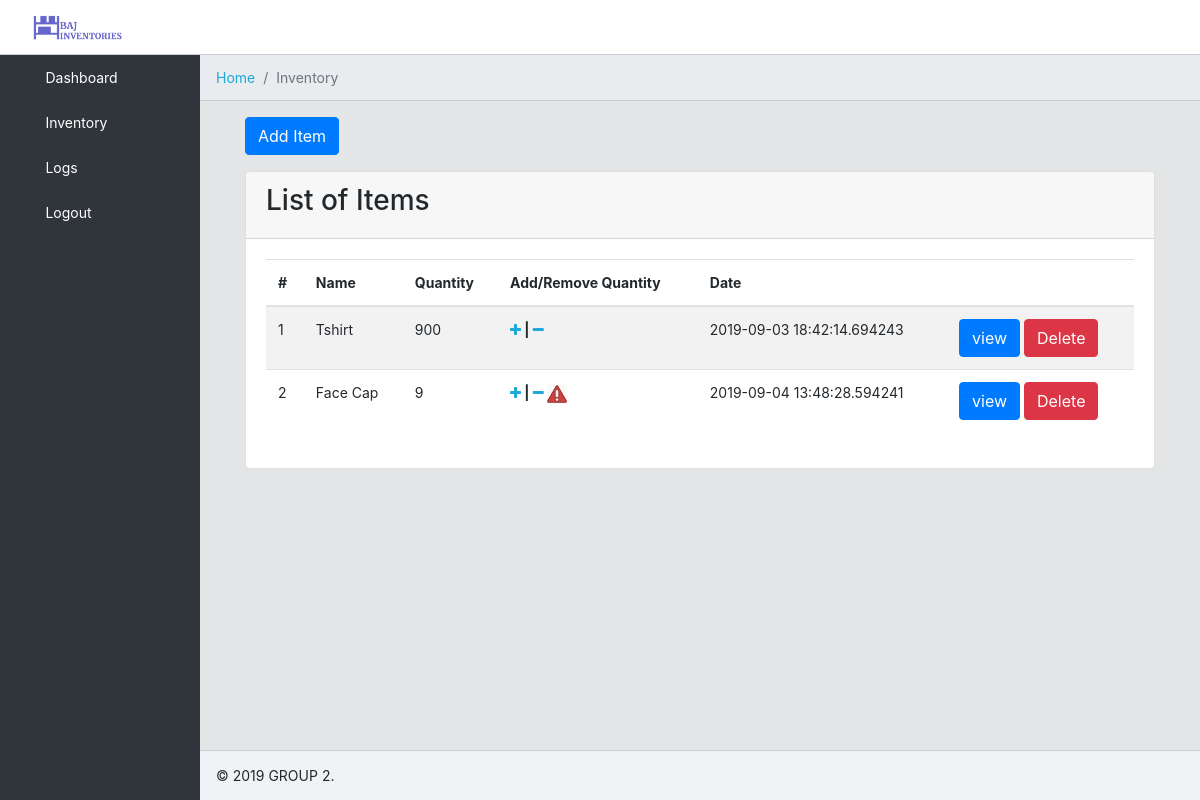
/inventory (signed in), run on an earlier commit of the app's database.
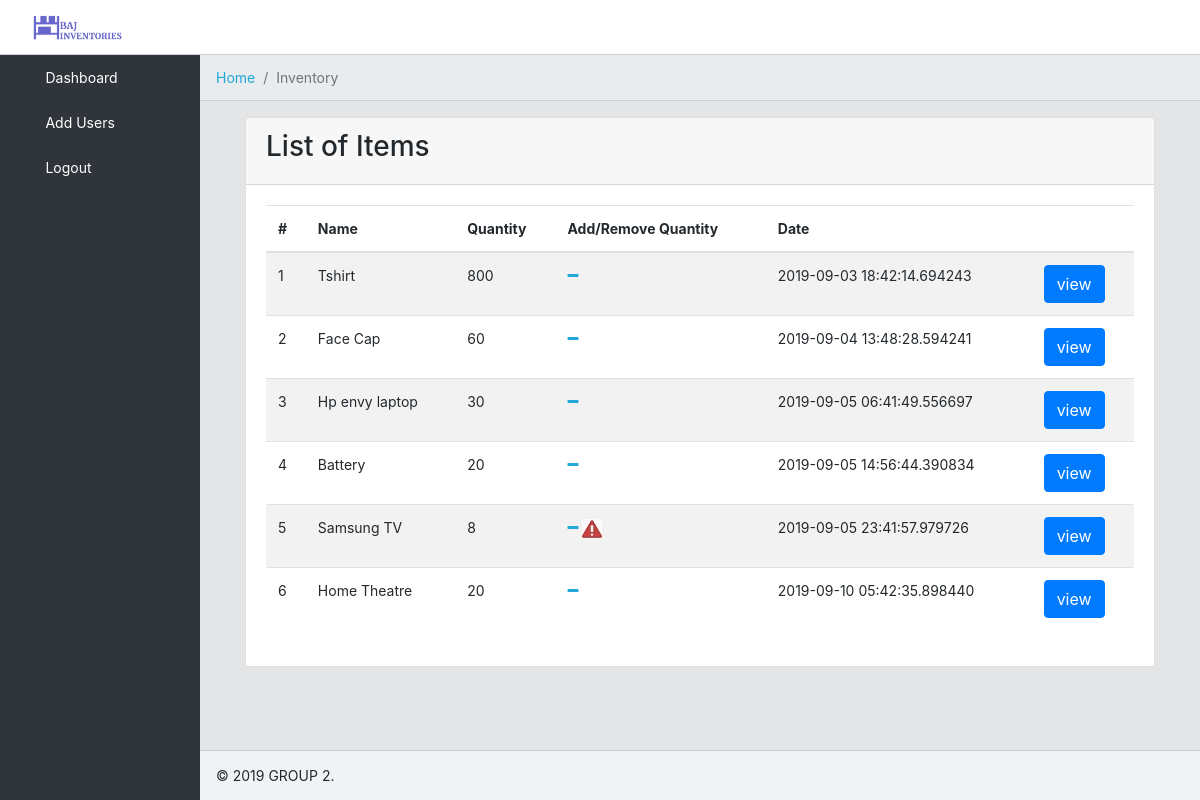
And on a later commit of the database.
### tables this page shows
CREATE TABLE "items" (
	"id"	INTEGER NOT NULL PRIMARY KEY AUTOINCREMENT UNIQUE,
	"name"	TEXT NOT NULL UNIQUE,
	"quantity"	INTEGER NOT NULL,
	"thumbnail"	TEXT NOT NULL,
	"date"	TEXT NOT NULL,
	"user_id"	INTEGER NOT NULL
, price REAL);

### application.py (the view)
@app.route("/inventory", methods=["GET", "POST"])
@login_required
def inventory():
    if request.method == "POST":
        itemName = request.form.get('name')
        quantity = request.form.get('quantity')
        thumbnail = request.form.get('thumbnail')
        price = request.form.get('price')
        user_id = session["user_id"]
        date = str(datetime.now())
        sql = "INSERT INTO items (name, quantity, thumbnail, date, user_id, price) VALUES ('%s', %s, '%s', '%s', %s, %s)" % (
            itemName, quantity, thumbnail, date, user_id, price)
        row = db.execute(sql)
        print(row)
        if row:
            message = "Item Created with %s stocks" % (quantity)
            item_log(message, row)
            return redirect("/inventory")
        else:
            return redirect("/")
    else:
        sql = "SELECT * FROM items"
        items = db.execute(sql)
        print(items)
        return render_template("inventory.html", items=items)

### application.py (called while the page is built)
@app.after_request
def after_request(response):
    response.headers["Cache-Control"] = "no-cache, no-store, must-revalidate"
    response.headers["Expires"] = 0
    response.headers["Pragma"] = "no-cache"
    return response

### helper.py (called while the page is built)
def login_required(f):
    @wraps(f)
    def decorated_function(*args, **kwargs):
        if session.get("user_id") is None:
            return redirect("/")
        return f(*args, **kwargs)
    return decorated_function

### templates/inventory.html (shortened to what this page needs)
{% extends "layout.html" %}
{% block breadcrumb %}
<li class="breadcrumb-item">
    <a href="/">Home</a>
  </li>
  <li class="breadcrumb-item active">Inventory</li>
{% endblock %}
{% block main %}
<div class="container-fluid">
  {% if session['role'] == 'storeKeeper' %}
    <div class="row">
        <button type="button" class="btn btn-primary" data-toggle="modal" data-target="#exampleModalLong">
            Add Item
        </button>
    </div>
    {% endif %}
    <div class="row d-flex justify-content-center h-100">
        <div class="card">
            <div class="card-header">
               <h3>List of Items</h3>
            </div>
            <div class="card-body">
                <div class="table-responsive-md">
                    <table class="table table-striped">
                            <thead>
                                <tr>
                                    <th scope="col">#</th>
                                    <th scope="col">Name</th>
                                    <th scope="col">Quantity</th>
                                    <th scope="col">Add/Remove Quantity</th>
                                    <th scope="col">Date</th>
                                    <th scope="col"></th>
                                </tr>
                            </thead>
                            <tbody>
                                    {% for e in items %}
                                    <tr>
                                        <td>{{(items.index(e) + 1)}} </td>
                                        <td>{{e['name']}} </td>
                                        <td>{{e['quantity']}} </td>
                                        <td>{% if session['role'] == 'storeKeeper' %}<strong><a href='#' name='{{e["id"]}}' class='plus' id='{{e["quantity"]}}'><i class="fa fa-plus" aria-hidden="true"></i></a> |  {% endif %}<a href='#' name='{{e["id"]}}' class='minus' id='{{e["quantity"]}}'><i class="fa fa-minus" aria-hidden="true"></i></a> </strong> {% if e["quantity"] < 10 %} <span><img src="/static/caution.jpg" /></span> {% endif %}</td>
                                        <td>{{e['date']}} </td>
                                        <td><a href='view?id={{e["id"]}}' class='btn btn-xs btn-primary'>view</a> {% if session['role'] == 'storeKeeper' %}<a href='#' class='btn btn-xs btn-danger remove_item' name='{{e["id"]}}'>Delete</a> {% endif %}</td>
                                    </tr>
                                    {% endfor %}
                            </tbody>
                    </table>
                </div>
            </div>
        </div>
    </div>
</div>
{% endblock %}

What changed in the data, as far as the page shows it:
changed items "Tshirt": quantity "900" → "800"; no longer shows "| Delete"
changed items "Face Cap": quantity "9" → "60"; quantity: picture removed; no longer shows "| Delete"
added items: value "3", name "Hp envy laptop", quantity "30", date "2019-09-05 06:41:49.556697"
added items: value "4", name "Battery", quantity "20", date "2019-09-05 14:56:44.390834"
added items: value "5", name "Samsung TV", quantity "8", date "2019-09-05 23:41:57.979726"
added items: value "6", name "Home Theatre", quantity "20", date "2019-09-10 05:42:35.898440"
Also different on the page:
text no longer shown: "Inventory Logs Add Item"
text now shown: "Add Users"
